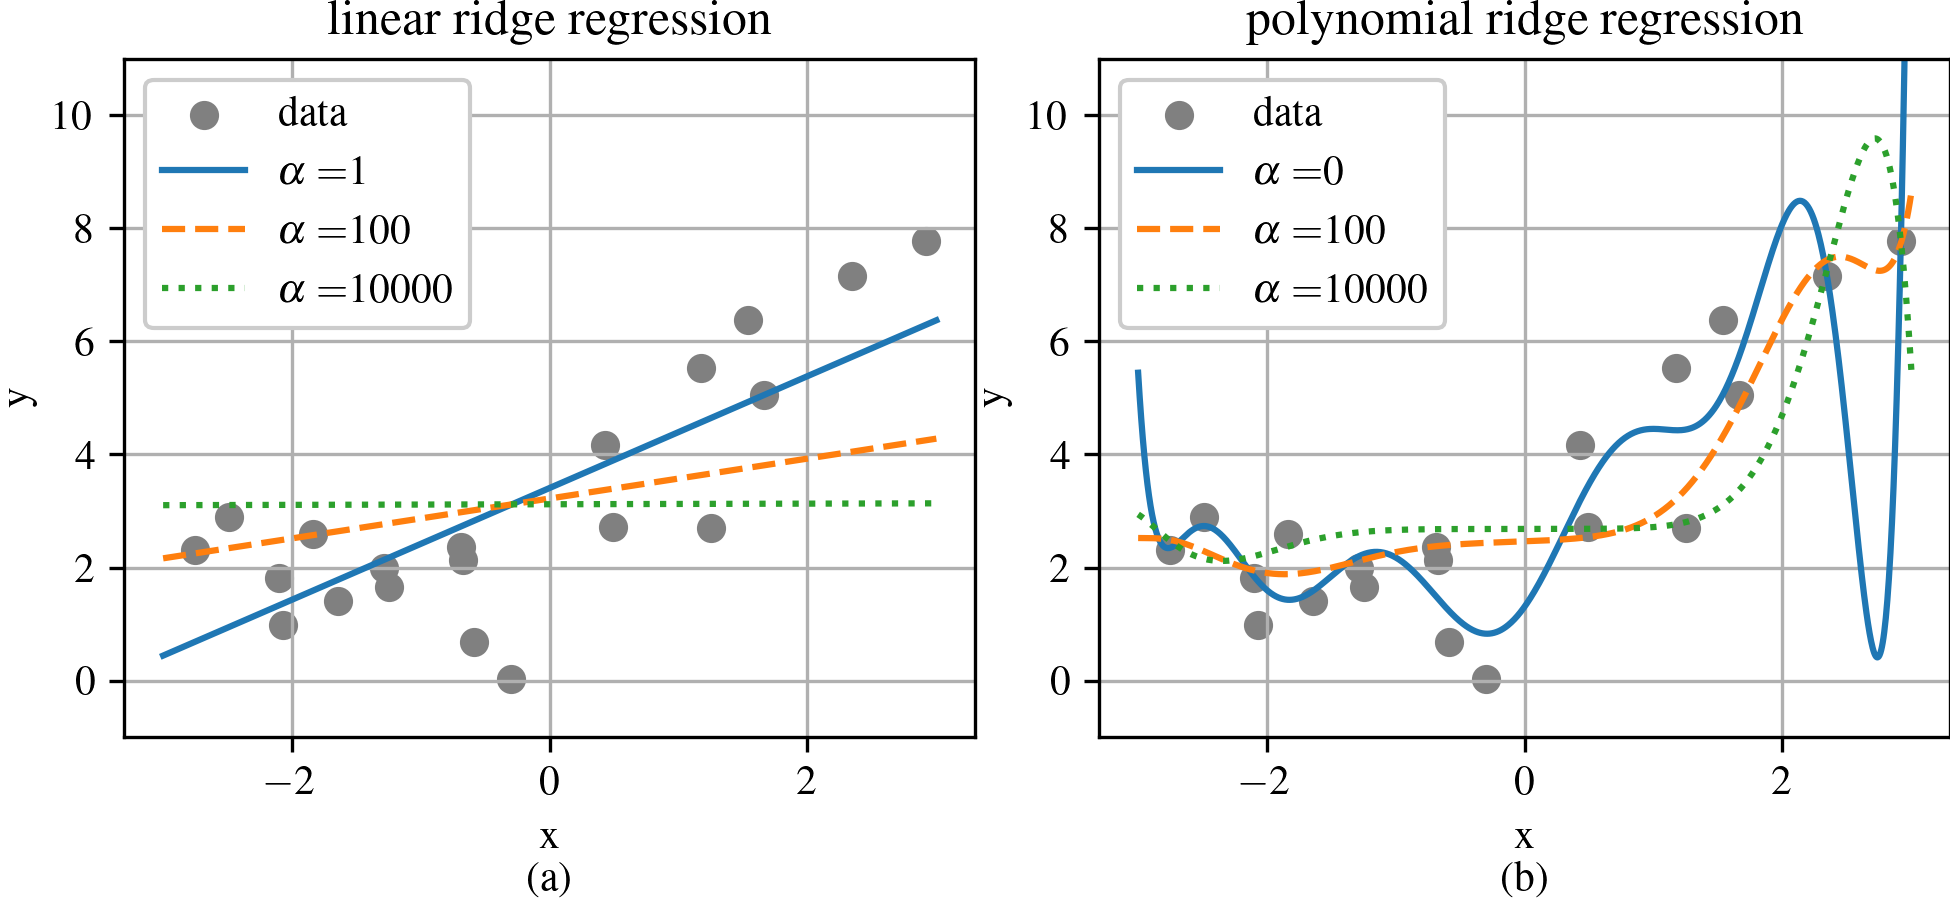

Write the Python code that produced this figure.
#!/usr/bin/env python3
# -*- coding: utf-8 -*-

import IPython as IP
IP.get_ipython().run_line_magic('reset', '-sf')

#%% import modules and set default fonts and colors

"""
Default plot formatting code for Austin Downey's series of open-source notes/
books. This common header is used to set the fonts and format.

Header file last updated May 16, 2024
"""

import numpy as np
import scipy as sp
import matplotlib.pyplot as plt
import matplotlib as mpl


# set default fonts and plot colors
plt.rcParams.update({'text.usetex': True})
plt.rcParams.update({'image.cmap': 'viridis'})
plt.rcParams.update({'font.serif':['Times New Roman', 'Times', 'DejaVu Serif',
 'Bitstream Vera Serif', 'Computer Modern Roman', 'New Century Schoolbook',
 'Century Schoolbook L',  'Utopia', 'ITC Bookman', 'Bookman', 
 'Nimbus Roman No9 L', 'Palatino', 'Charter', 'serif']})
plt.rcParams.update({'font.family':'serif'})
plt.rcParams.update({'font.size': 10})
plt.rcParams.update({'mathtext.rm': 'serif'})
# I don't think I need this next line as its set to 'stixsans' above. 
plt.rcParams.update({'mathtext.fontset': 'custom'}) 
cc = plt.rcParams['axes.prop_cycle'].by_key()['color']
## End of plot formatting code

plt.close('all')

#%% Load special modules as needed

import sklearn as sk
from sklearn import linear_model
from sklearn import pipeline


#%% build the data sets
m = 20
X = 6 * np.random.rand(m, 1) - 3
Y = 0.5 * X**2 + X + 2 + np.random.randn(m, 1)

X_model = np.linspace(-3,3,num=1000)
X_model = np.expand_dims(X_model,axis=1)

#%% Perform linear regression using the Ridge Regression method using the closed form method

plt.figure(figsize=(6.5,3))
plt.subplot(121)
plt.grid(True)
plt.scatter(X,Y,label='data',color='gray')
line_style = ['-','--',':']
n=0
for i in [1,100,10000]:   # set the alpha paramaters. 
    model = sk.linear_model.Ridge(alpha=i) #sk.linear_model.LinearRegression()
    
    #sk.pipeline.make_pipeline(sk.preprocessing.PolynomialFeatures(10), sk.linear_model.Ridge(alpha=i, solver="cholesky"))
    model.fit(X, Y)
    y_model = model.predict(X_model)
    plt.plot(X_model,y_model,line_style[n],label=r'$\alpha=$'+str(i)); n=n+1
plt.xlabel('x\n(a)')
plt.ylabel('y')
plt.ylim([-1,11])
plt.legend(framealpha=1)
plt.title('linear ridge regression')


#%% Perform polynomial regression using the Ridge Regression method using the closed form method

plt.subplot(122)
plt.grid(True)
plt.scatter(X,Y,label='data',color='gray')
line_style = ['-','--',':']
n=0
for i in [0,100,10000]:   # set the alpha paramaters. 
    model = sk.pipeline.make_pipeline(sk.preprocessing.PolynomialFeatures(10), 
                                  sk.linear_model.Ridge(alpha=i, solver="cholesky"))
    model.fit(X, Y)
    y_model = model.predict(X_model)
    plt.plot(X_model,y_model,line_style[n],label=r'$\alpha=$'+str(i)); n=n+1
plt.xlabel('x\n(b)')
plt.ylabel('y')
plt.ylim([-1,11])
plt.legend(framealpha=1)
plt.title('polynomial ridge regression')

plt.tight_layout(pad=0)
plt.savefig('ridge_regression',dpi=300)


